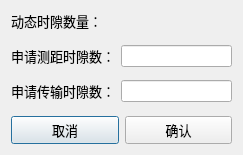
<?xml version="1.0" encoding="UTF-8"?>
<ui version="4.0">
 <class>ApplySlot</class>
 <widget class="QDialog" name="ApplySlot">
  <property name="geometry">
   <rect>
    <x>0</x>
    <y>0</y>
    <width>243</width>
    <height>155</height>
   </rect>
  </property>
  <property name="windowTitle">
   <string>申请时隙</string>
  </property>
  <layout class="QGridLayout" name="gridLayout">
   <item row="6" column="0">
    <layout class="QHBoxLayout" name="horizontalLayout_4">
     <item>
      <widget class="QPushButton" name="pushButton_cancel">
       <property name="font">
        <font>
         <pointsize>10</pointsize>
        </font>
       </property>
       <property name="text">
        <string>取消</string>
       </property>
      </widget>
     </item>
     <item>
      <widget class="QPushButton" name="pushButton_confirm">
       <property name="font">
        <font>
         <pointsize>10</pointsize>
        </font>
       </property>
       <property name="text">
        <string>确认</string>
       </property>
      </widget>
     </item>
    </layout>
   </item>
   <item row="2" column="0">
    <layout class="QHBoxLayout" name="horizontalLayout_2">
     <property name="sizeConstraint">
      <enum>QLayout::SizeConstraint::SetNoConstraint</enum>
     </property>
     <item>
      <widget class="QLabel" name="label_3">
       <property name="font">
        <font>
         <pointsize>10</pointsize>
        </font>
       </property>
       <property name="text">
        <string>申请测距时隙数：</string>
       </property>
      </widget>
     </item>
     <item>
      <widget class="QLineEdit" name="lineEditnum_measure">
       <property name="sizePolicy">
        <sizepolicy hsizetype="Expanding" vsizetype="Fixed">
         <horstretch>0</horstretch>
         <verstretch>0</verstretch>
        </sizepolicy>
       </property>
      </widget>
     </item>
    </layout>
   </item>
   <item row="3" column="0">
    <spacer name="verticalSpacer_2">
     <property name="orientation">
      <enum>Qt::Orientation::Vertical</enum>
     </property>
     <property name="sizeHint" stdset="0">
      <size>
       <width>20</width>
       <height>40</height>
      </size>
     </property>
    </spacer>
   </item>
   <item row="0" column="0">
    <layout class="QHBoxLayout" name="horizontalLayout">
     <item>
      <widget class="QLabel" name="label">
       <property name="font">
        <font>
         <pointsize>10</pointsize>
        </font>
       </property>
       <property name="text">
        <string>动态时隙数量：</string>
       </property>
      </widget>
     </item>
     <item>
      <widget class="QLabel" name="label_freeslot">
       <property name="font">
        <font>
         <pointsize>10</pointsize>
        </font>
       </property>
       <property name="text">
        <string/>
       </property>
      </widget>
     </item>
     <item>
      <spacer name="horizontalSpacer">
       <property name="orientation">
        <enum>Qt::Orientation::Horizontal</enum>
       </property>
       <property name="sizeHint" stdset="0">
        <size>
         <width>40</width>
         <height>20</height>
        </size>
       </property>
      </spacer>
     </item>
    </layout>
   </item>
   <item row="1" column="0">
    <spacer name="verticalSpacer">
     <property name="orientation">
      <enum>Qt::Orientation::Vertical</enum>
     </property>
     <property name="sizeHint" stdset="0">
      <size>
       <width>20</width>
       <height>40</height>
      </size>
     </property>
    </spacer>
   </item>
   <item row="4" column="0">
    <layout class="QHBoxLayout" name="horizontalLayout_3">
     <item>
      <widget class="QLabel" name="label_4">
       <property name="font">
        <font>
         <pointsize>10</pointsize>
        </font>
       </property>
       <property name="text">
        <string>申请传输时隙数：</string>
       </property>
      </widget>
     </item>
     <item>
      <widget class="QLineEdit" name="lineEditnum_trans"/>
     </item>
    </layout>
   </item>
   <item row="5" column="0">
    <spacer name="verticalSpacer_3">
     <property name="orientation">
      <enum>Qt::Orientation::Vertical</enum>
     </property>
     <property name="sizeHint" stdset="0">
      <size>
       <width>20</width>
       <height>40</height>
      </size>
     </property>
    </spacer>
   </item>
  </layout>
 </widget>
 <resources/>
 <connections/>
</ui>
